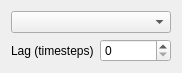
<?xml version="1.0" encoding="UTF-8"?>
<ui version="4.0">
 <class>QtWhiteNoiseSystemParametersDialog</class>
 <widget class="QDialog" name="QtWhiteNoiseSystemParametersDialog">
  <property name="geometry">
   <rect>
    <x>0</x>
    <y>0</y>
    <width>182</width>
    <height>66</height>
   </rect>
  </property>
  <property name="windowTitle">
   <string>QtWhiteNoiseSystemParametersDialog</string>
  </property>
  <property name="windowIcon">
   <iconset resource="ToolKalmanFilterer.qrc">
    <normaloff>:/images/R.png</normaloff>:/images/R.png</iconset>
  </property>
  <layout class="QVBoxLayout" name="verticalLayout">
   <item>
    <widget class="QComboBox" name="box_white_noise_system_type">
     <property name="currentIndex">
      <number>-1</number>
     </property>
    </widget>
   </item>
   <item>
    <layout class="QHBoxLayout" name="horizontalLayout">
     <item>
      <widget class="QLabel" name="label_lag">
       <property name="text">
        <string>Lag (timesteps)</string>
       </property>
      </widget>
     </item>
     <item>
      <widget class="QSpinBox" name="box_lag"/>
     </item>
    </layout>
   </item>
  </layout>
 </widget>
 <layoutdefault spacing="6" margin="11"/>
 <resources>
  <include location="ToolKalmanFilterer.qrc"/>
 </resources>
 <connections/>
</ui>
